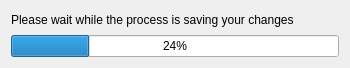
<?xml version="1.0" encoding="UTF-8"?>
<ui version="4.0">
 <class>Dialog_wait</class>
 <widget class="QDialog" name="Dialog_wait">
  <property name="enabled">
   <bool>true</bool>
  </property>
  <property name="geometry">
   <rect>
    <x>0</x>
    <y>0</y>
    <width>350</width>
    <height>68</height>
   </rect>
  </property>
  <property name="maximumSize">
   <size>
    <width>350</width>
    <height>100</height>
   </size>
  </property>
  <property name="cursor">
   <cursorShape>WaitCursor</cursorShape>
  </property>
  <property name="windowTitle">
   <string>Wait please</string>
  </property>
  <layout class="QGridLayout" name="gridLayout_2">
   <item row="0" column="0">
    <layout class="QGridLayout" name="gridLayout_DialogWait">
     <item row="1" column="0">
      <widget class="QProgressBar" name="progressBar_DialogWait">
       <property name="cursor">
        <cursorShape>WaitCursor</cursorShape>
       </property>
       <property name="value">
        <number>24</number>
       </property>
      </widget>
     </item>
     <item row="0" column="0">
      <widget class="QLabel" name="label_DialogWait">
       <property name="cursor">
        <cursorShape>WaitCursor</cursorShape>
       </property>
       <property name="text">
        <string>Please wait while the process is saving your changes </string>
       </property>
      </widget>
     </item>
    </layout>
   </item>
  </layout>
 </widget>
 <resources/>
 <connections/>
</ui>
